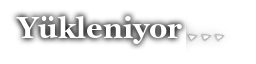
#> input picture Content/Texturas/Loading_moji-CAB-e43bd773ab516fcfa4bcb85ebfacb59a-5460303093849846207.png, 256 x 64 px; its folder holds 4 pictures in this run
$ python generate_texture_previews.py
#> lines starting #> are read from the running program, lines starting #| are printed output that depends on the picture
#> in main, im_load_en is the input picture: PIL image 256x64 RGBA; mean R, G, B, A 22.8, 22.8, 22.8, 41.7
#!/usr/bin/env python3
"""Generate side-by-side EN vs TR texture comparison previews."""

from __future__ import annotations

from pathlib import Path
from PIL import Image, ImageDraw, ImageFilter, ImageFont

FONTS_DIR = Path(r"C:\Windows\Fonts")
FONT_SERIF_REG = str(FONTS_DIR / "pala.ttf")
FONT_SERIF_BOLD = str(FONTS_DIR / "palab.ttf")
FONT_SERIF_ITA = str(FONTS_DIR / "palai.ttf")
FONT_GEORGIA_BOLD = str(FONTS_DIR / "georgiab.ttf")
FONT_SANS_ITA = str(FONTS_DIR / "ariali.ttf")

TEX_DIR = Path(r"d:\ceviri\raidou-remastered-ptbr\Content\Texturas")
OUT_DIR = Path(r"C:\Users\Kuroneko\.gemini\antigravity\brain\21698f62-8727-4996-829b-133f4a8e4d5f")


def fit_font(font_path: str, text: str, max_w: int, start_size: int, min_size: int = 12):
    size = start_size
    while size >= min_size:
        f = ImageFont.truetype(font_path, size)
        bbox = f.getbbox(text)
        w = bbox[2] - bbox[0]
        if w <= max_w:
            return f
        size -= 1
    return ImageFont.truetype(font_path, min_size)


def render_loading_tr(orig: Image.Image) -> Image.Image:
    w, h = orig.size
#> w = 256; h = 64
    canvas = Image.new("RGBA", (w, h), (0, 0, 0, 0))
#> canvas: PIL image 256x64 RGBA; every value is 0
    dots = orig.crop((186, 0, w, h))
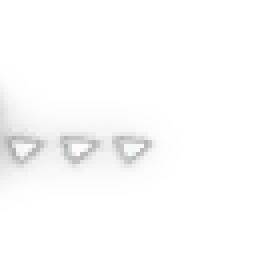
#> dots: PIL image 70x64 RGBA (shown 4 times larger); mean R, G, B, A 4.7, 4.7, 4.7, 6.5; transparent parts drawn white

    font = fit_font(FONT_GEORGIA_BOLD, "Yükleniyor", 168, 30)
    mask = Image.new("L", (w, h), 0)
#> mask: PIL image 256x64 L; every value is 0
    d = ImageDraw.Draw(mask)
    bbox = font.getbbox("Yükleniyor")
    th = bbox[3] - bbox[1]
    tx = 16 - bbox[0]
    ty = (h - th) // 2 - bbox[1] - 2
#> ty = 10
    d.text((tx, ty), "Yükleniyor", font=font, fill=255)

    glow_mask = mask.filter(ImageFilter.GaussianBlur(radius=3.0))
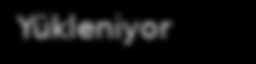
#> glow_mask: PIL image 256x64 L; min 0, max 146, mean 15.4
    glow = Image.new("RGBA", (w, h), (0, 0, 0, 0))
    glow.putalpha(glow_mask)
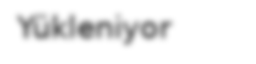
#> glow: PIL image 256x64 RGBA; mean R, G, B, A 0, 0, 0, 15.4; transparent parts drawn white
    canvas.alpha_composite(glow)
    canvas.alpha_composite(glow)

    fg = Image.new("RGBA", (w, h), (255, 255, 255, 0))
    fg.putalpha(mask)
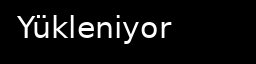
#> mask: PIL image 256x64 L; min 0, max 255, mean 15.4
    canvas.alpha_composite(fg)
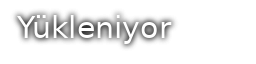
#> canvas: PIL image 256x64 RGBA; mean R, G, B, A 16.7, 16.7, 16.7, 32.9; transparent parts drawn white
    canvas.paste(dots, (186, 0), dots)
    return canvas


# [146 lines left out: functions render_centered_serif, render_agency_sign, render_moon, render_saveload_tag, render_map_title, render_episode_title, not called in this run]


def make_comparison_card(
    en_img: Image.Image, tr_img: Image.Image, title: str, bg_color=(28, 28, 36)
) -> Image.Image:
#> called with title = '1. Yükleme Ekranı (loadmes.en)', bg_color = (28, 28, 36)
    w, h = en_img.size
#> w = 256; h = 64
    if w > 640:
        scale = 600 / w
        disp_w, disp_h = int(w * scale), int(h * scale)
    else:
        disp_w, disp_h = w, h
#> disp_w = 256; disp_h = 64

    def prep(im):
        bg = Image.new("RGBA", im.size, (*bg_color, 255))
        if im.mode == "RGBA":
            bg.alpha_composite(im)
        else:
            bg.paste(im, (0, 0))
        if im.size != (disp_w, disp_h):
            bg = bg.resize((disp_w, disp_h), Image.Resampling.LANCZOS)
        return bg.convert("RGB")

    left = prep(en_img)
    right = prep(tr_img)
#> in prep (call 2), `bg.alpha_composite(im)`:
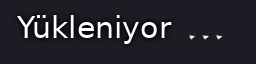
#> bg: PIL image 256x64 RGBA; mean R, G, B, A 40.3, 40.3, 47.2, 255

    card_w = max(760, disp_w * 2 + 60)
#> card_w = 760
    card_h = disp_h + 76
#> card_h = 140
    card = Image.new("RGB", (card_w, card_h), (18, 18, 24))
    draw = ImageDraw.Draw(card)
    lbl_font = ImageFont.truetype(str(FONTS_DIR / "segoeuib.ttf"), 16)
    draw.text(
        (20, 12),
        f"{title} — SOL: Orijinal (EN)   |   SAĞ: Türkçe (TR)",
        font=lbl_font,
        fill=(230, 190, 95),
    )

    x1 = (card_w // 2 - disp_w) // 2
#> x1 = 62
    x2 = card_w // 2 + (card_w // 2 - disp_w) // 2
#> x2 = 442
    card.paste(left, (x1, 48))
    card.paste(right, (x2, 48))
    draw.rectangle([x1 - 1, 47, x1 + disp_w, 48 + disp_h], outline=(80, 80, 100))
    draw.rectangle([x2 - 1, 47, x2 + disp_w, 48 + disp_h], outline=(180, 140, 65))
    return card


def main() -> None:
    p_load = next(TEX_DIR.glob("Loading_moji*"))
    im_load_en = Image.open(p_load)
    im_load_tr = render_loading_tr(im_load_en)
    make_comparison_card(im_load_en, im_load_tr, "1. Yükleme Ekranı (loadmes.en)").save(
        OUT_DIR / "preview_01_loading.png"
    )
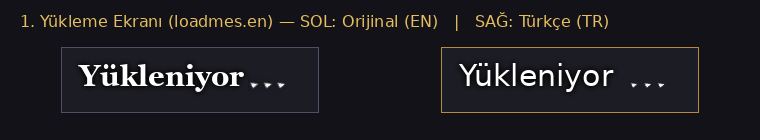
#> saved as preview_01_loading.png: PIL image 760x140 RGB; mean R, G, B 30.2, 29.3, 33.6

#> (the run stopped early here; a loop or call above may not have finished)
